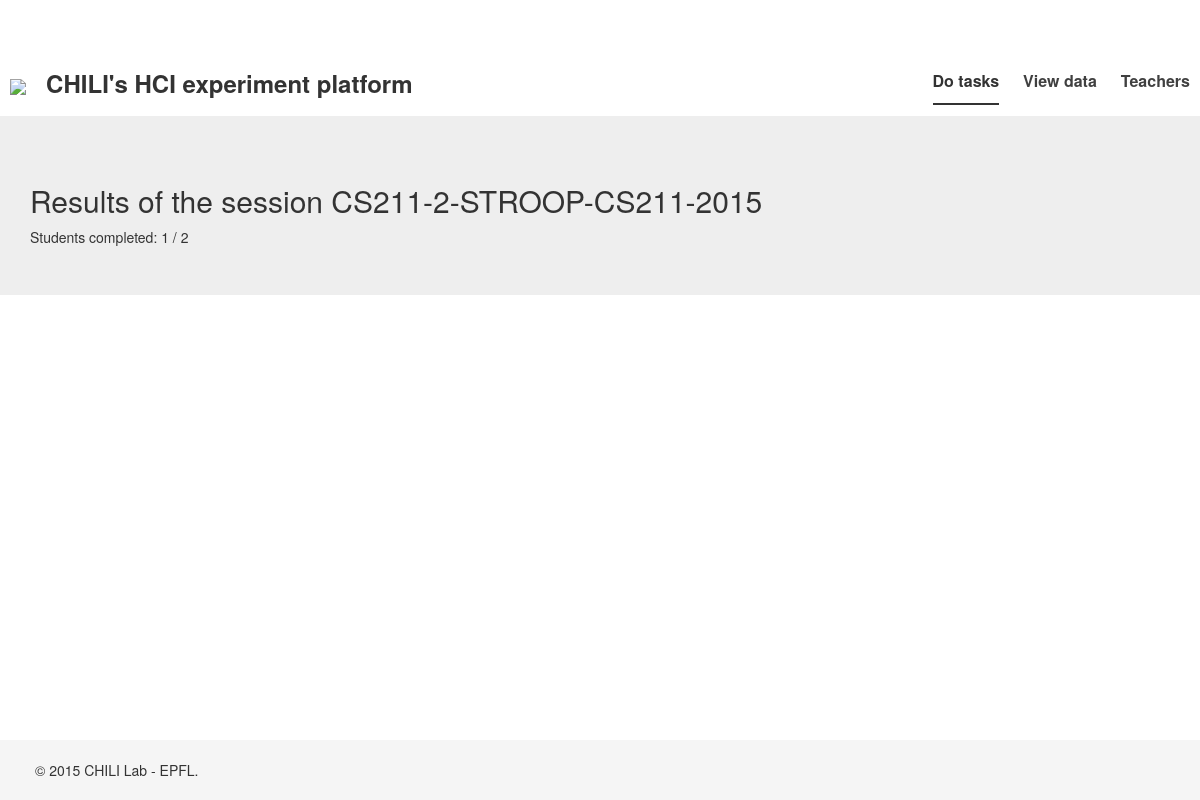
Page /results/1/ (signed in) on the committed database.
### experiment/models.py (models this page shows, shortened)
class Session(models.Model):
    experiment = models.ForeignKey(Experiment)
    course = models.ForeignKey(Course)
    time = models.TimeField(auto_now_add=True)
    closed = models.BooleanField()
    def __str__(self):
        return self.experiment.slug.__str__() + "-" + self.course.__str__()
    def num_students(self):
        return self.user_set.all().count()
    def num_students_completed(self):
        return self.user_set.filter(completed=1).count()

class Experiment(models.Model):
    slug = models.CharField(max_length=50)
    name = models.CharField(max_length=50)

class Course(models.Model):
    slug = models.CharField(max_length=50)
    name = models.CharField(max_length=50)
    def __str__(self):
        return self.name.__str__()

### analytics/views.py (the view)
# urls.py: url(r'^results/(?P<id>\d+)/$', login_required(ResultsView.as_view()), name='results'),
class ResultsView(TemplateView):
    def get(self, request, *args, **kwargs):
        session = Session.objects.get(id = kwargs['id'])
        results = Result.objects.filter(user__in = session.user_set.all())
        ep = EXPERIMENT_CLASSES[session.experiment.slug]()
        processed_results = ep.process_results(results)
        context = {"results": processed_results, "session": session}
        return render(request, "analytics/generic.html", context)

### templates/analytics/generic.html (shortened to what this page needs)
{% extends "base.html" %}
{% load staticfiles %}
{% block content %}
    <div class="jumbotron">
      <div class="container">
	<h2>Results of the session {{ session }}</h2>
	Students completed: {{ session.num_students_completed }} / {{ session.num_students }}
      </div>
    </div>
{% endblock %}

### cs211labs/static/css/custom.css (style rules this page uses)
html { position: relative; min-height: 100%; }
body { margin-bottom: 60px; }

### rows in the picture
Session: experiment+course "CS211-2-STROOP-CS211-2015", num_students_completed "1", num_students "2"
